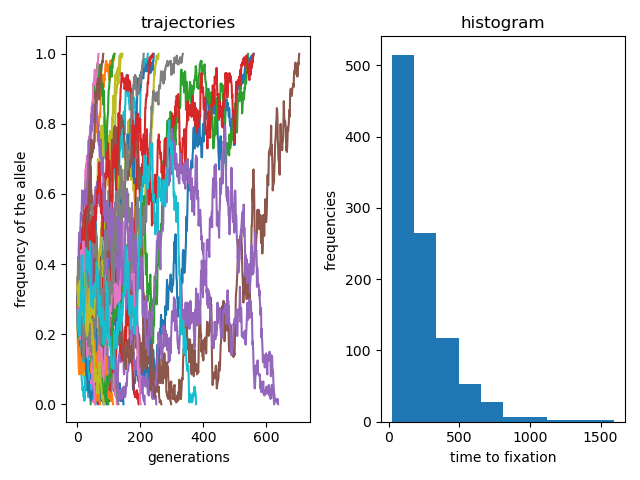

Write the Python code that produced this figure.
#!/usr/bin/env python

import numpy as np
import matplotlib.pyplot as plt


# Get a starting frequency and a population size 
# Input parameters for function
allele_starting_freq = 0.3
population_size = 100


## writing the simulation function
def pesudo_evolution(al_freq, pplt_size):
	i = 0
	while al_freq < 1 and al_freq > 0:
		nppp = np.random.binomial(2*pplt_size, al_freq)
		al_freq = nppp/(2*pplt_size)
		freq_hist_list.append(al_freq)
		i += 1
		count_generation_list.append(i)
	return freq_hist_list


fig, (ax1,ax2) = plt.subplots(1,2)

## generate the trajectoies

for k in range(40):
	freq_hist_list = []
	count_generation_list = []
	num_generation = len(pesudo_evolution(allele_starting_freq, population_size))
	# print(num_generation)
	ax1.plot(count_generation_list,freq_hist_list)

ax1.set_xlabel("generations")
ax1.set_ylabel("frequency of the allele")
ax1.set_title("trajectories")



# visualize time to fixation

time_to_fixation_list = []

for k in range(1000):
	freq_hist_list = []
	count_generation_list = []
	num_generation = len(pesudo_evolution(allele_starting_freq, population_size))
	time_to_fixation_list.append(num_generation)
	# print(num_generation)
# print(time_to_fixation_list)
ax2.hist(time_to_fixation_list)
ax2.set_xlabel("time to fixation")
ax2.set_ylabel("frequencies")
ax2.set_title("histogram")

fig.tight_layout()
fig.savefig( "exercise2.png" )

plt.show()